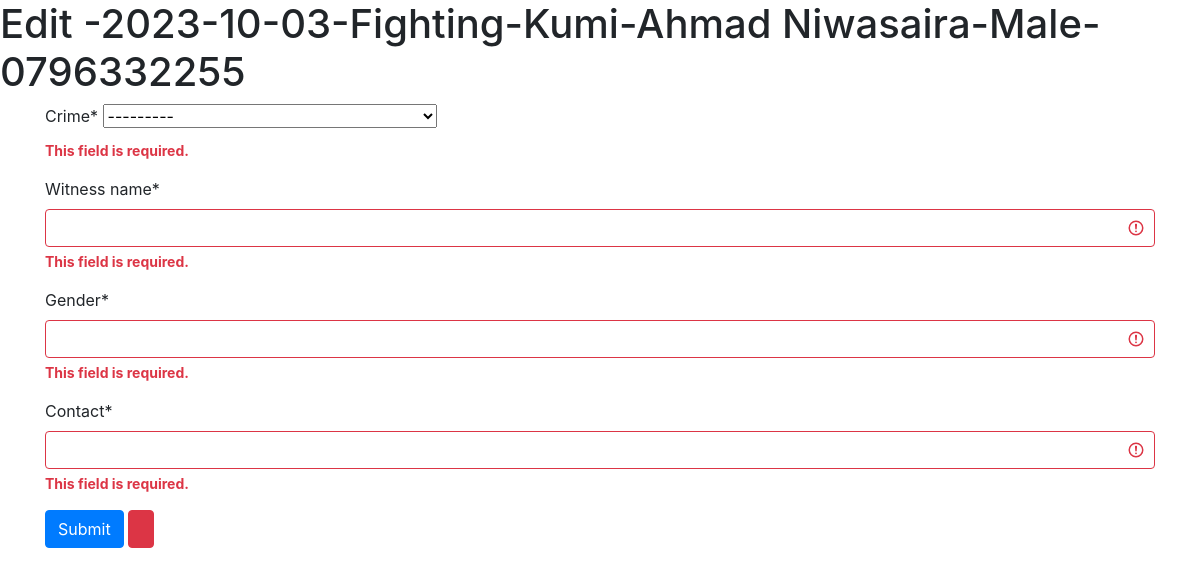
/edit_witness/9/ (signed in), run on the app's committed database.
### my_app/models.py (models this page shows)
class Witness(models.Model):
    crime = models.ForeignKey(Crime, on_delete = models.CASCADE)
    witness_name = models.CharField(max_length = 15)
    gender = models.CharField(max_length = 24)
    contact = models.CharField(max_length = 13)
    def __str__(self):
        return f"{self.crime}-{self.witness_name}-{self.gender}-{self.contact}"

class Crime(models.Model):
    crime_date = models.DateField(auto_now= False)
    offence = models.CharField(max_length = 14)
    location = models.CharField(max_length = 23)
    def __str__(self):
        return f"{self.crime_date}-{self.offence}-{self.location}"

### my_app/views.py (the view)
# urls.py: path('edit_witness/<int:witness_id>/', edit_witness_view, name='edit_witness_page'),
@login_required
def edit_witness_view(request, witness_id):
        message = ''
        witness = Witness.objects.get(id = witness_id)
        if request.method == "POST":
                witness_form =WitnessForm(request.POST, instance =witness)
                if witness_form.is_valid():
                        witness_form.save()
                        message = "changes saved sucessfully!"
                        return redirect(add_witness_view)
                else:
                        message = "form has invalid data"
        else:
                        witness_form =WitnessForm(request.POST, instance=witness)
        context ={
                'form': witness_form,
                'witness': witness,
                'message': message
        }
        return render(request, 'edit_witness.html', context)

### my_app/forms.py
class WitnessForm(ModelForm):
    class Meta:
        model = Witness
        fields = '__all__'

### my_app/templates/edit_witness.html (shortened to what this page needs)
<!DOCTYPE html>
<html lang="en">
    {% load static %}
    {% load crispy_forms_tags %}
<head>
    <link rel="stylesheet" href="{% static 'css/bootstrap.min.css' %}">
</head>
<body>
    <h1>Edit -{{witness}}</h1>
    <div class="container">
        <form method="POST">
           {{form|crispy}}
            <input type = "submit" class="btn btn-primary">
            <input type = "button" class="btn btn-danger">
        </form>
    </div>
</body>
</html>

### data on the page
Witness: crime+witness_name+gender "2023-10-03-Fighting-Kumi-Ahmad Niwasaira-Male-0796332255", crime "---------"
